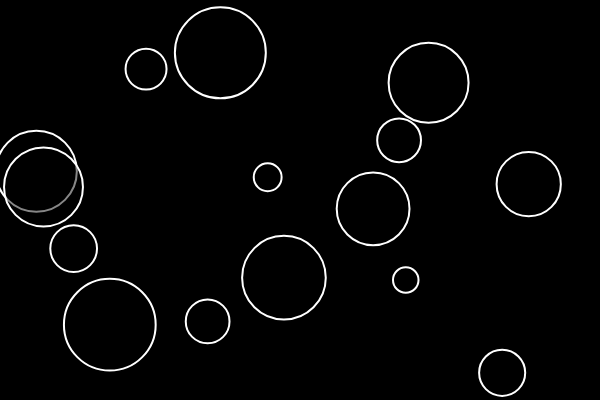
Frame 1 (no input)
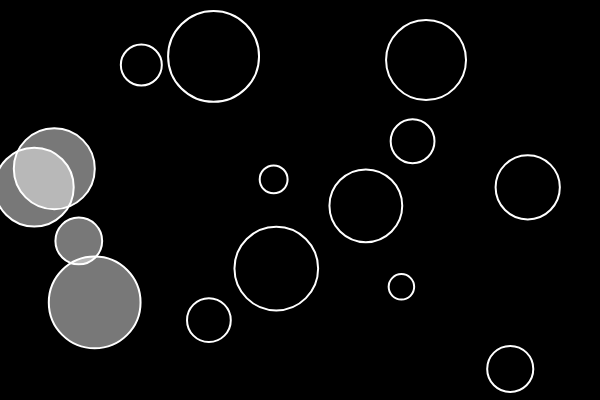
Frame 60 (no input)
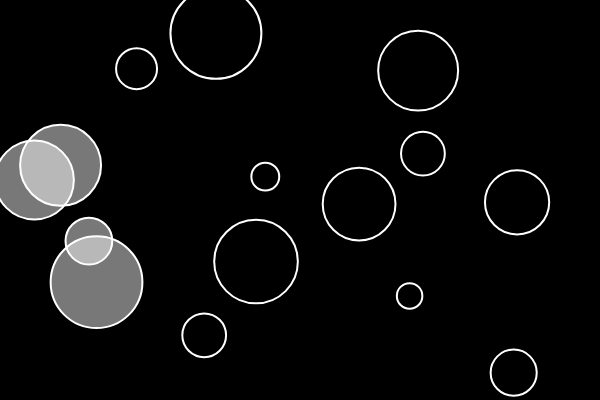
Frame 120 (the mouse pressed at the canvas centre since frame 60)

The p5.js sketch that drew these frames (run headless with seeded random() and noise() and a simulated clock; from frame 60 on, the mouse is pressed at the canvas centre):

// p5.js sketch
// ── sketch.js
/*jshint esversion: 6 */ 
bubbles = [];

function setup() {
    createCanvas(600, 400);
    for (let i = 0; i < 15; i++) {
        let x = random(width);
        let y = random(height);
        let r = random(10, 50);
        bubbles[i] = new Bubble(x, y, r);
    }
}

function draw() {
    background(0);

    // if (bubble1.intersects(bubble2)) {
    //     background(200, 0, 100);
    // }

    for (let b of bubbles) {
        b.show();
        b.move();
        let overlapping = false;
        for (let other of bubbles) {
            if (b !== other && b.intersects(other)) {
                overlapping = true;
            }
        }
    
        if (overlapping) {
            b.changeColor(255);
        } else {
            b.changeColor(0);
        } 
    }
}

class Bubble {
    constructor(x, y, r = 50) {
        this.x = x;
        this.y = y;
        this.r = r;
        this.brightness = 0;
    }

    intersects(other) {

        let d = dist(this.x, this.y, other.x, other.y);
        return (d < this.r + other.r);
    }

    changeColor(bright) {
       this.brightness = bright; 
    }

    contains(px, py) {
        let d = dist(px, py, this.x, this.y);
        return (d < this.r);
    }

    move() {
        this.x = this.x + random(-2, 2);
        this.y = this.y + random(-2, 2);
    }

    show() {
        stroke(255);
        strokeWeight(2);
        fill(this.brightness, 120);
        ellipse(this.x, this.y, this.r * 2);
    }
}
